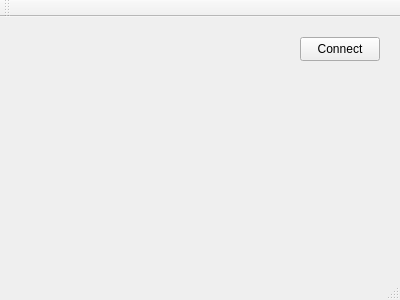
<?xml version="1.0" encoding="UTF-8"?>
<ui version="4.0">
 <class>MainWindow</class>
 <widget class="QMainWindow" name="MainWindow">
  <property name="geometry">
   <rect>
    <x>0</x>
    <y>0</y>
    <width>400</width>
    <height>300</height>
   </rect>
  </property>
  <property name="windowTitle">
   <string>MainWindow</string>
  </property>
  <widget class="QWidget" name="centralWidget">
   <widget class="QPushButton" name="pushButton">
    <property name="geometry">
     <rect>
      <x>300</x>
      <y>20</y>
      <width>80</width>
      <height>24</height>
     </rect>
    </property>
    <property name="text">
     <string>Connect</string>
    </property>
   </widget>
  </widget>
  <widget class="QMenuBar" name="menuBar">
   <property name="geometry">
    <rect>
     <x>0</x>
     <y>0</y>
     <width>400</width>
     <height>25</height>
    </rect>
   </property>
  </widget>
  <widget class="QToolBar" name="mainToolBar">
   <attribute name="toolBarArea">
    <enum>TopToolBarArea</enum>
   </attribute>
   <attribute name="toolBarBreak">
    <bool>false</bool>
   </attribute>
  </widget>
  <widget class="QStatusBar" name="statusBar"/>
 </widget>
 <layoutdefault spacing="6" margin="11"/>
 <resources/>
 <connections/>
</ui>
